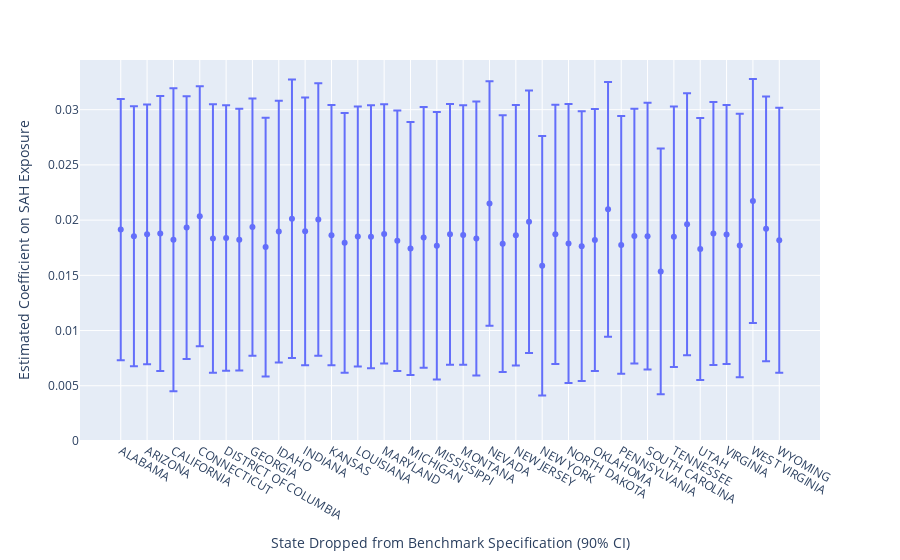

This figure's notebook cell:
### Code cell
drop_state = pd.DataFrame.from_dict(est_dict).transpose()
drop_state.columns = ['beta','se']
drop_state.reset_index(inplace=True)
drop_state.rename(columns = {'index': 'State Dropped'},inplace=True)

drop_state['CI (90%)'] = drop_state['se']*norm.ppf(0.95)

fig_drop = px.scatter(drop_state, x="State Dropped", y="beta", error_y="CI (90%)")

fig_drop.update_xaxes(title_text='State Dropped from Benchmark Specification (90% CI)')
fig_drop.update_yaxes(title_text='Estimated Coefficient on SAH Exposure',rangemode="tozero")


fig_drop.show()

fig_drop.write_image("../../output/plots/drop_states_main.png", 
                     width=1200, height=600, scale=3)

### Figure 1 — Plotly figure (JSON) as saved in the notebook; plotly's stock layout.template omitted (floating-point values rounded to 4 significant figures)
{"data": [{"error_y": {"array": [0.01183, 0.01177, 0.01175, 0.01245, 0.01372, 0.0119, 0.01177, 0.01216, 0.01203, 0.01185, 0.01164, 0.01171, 0.01185, 0.01261, 0.01212, 0.01234, 0.01178, 0.01176, 0.01177, 0.01191, 0.01174, 0.0118, 0.01145, 0.0118, 0.01211, 0.01181, 0.01175, 0.0124, 0.01108, 0.01162, 0.0118, 0.01187, 0.01175, 0.01173, 0.01263, 0.01221, 0.01186, 0.01154, 0.01166, 0.01153, 0.01208, 0.01112, 0.0118, 0.01186, 0.01186, 0.0119, 0.01172, 0.01193, 0.01104, 0.01199, 0.012]}, "hovertemplate": "State Dropped=%{x}<br>beta=%{y}<extra></extra>", "legendgroup": "", "marker": {"color": "#636efa", "symbol": "circle"}, "mode": "markers", "name": "", "orientation": "v", "showlegend": false, "type": "scatter", "x": ["ALABAMA", "ALASKA", "ARIZONA", "ARKANSAS", "CALIFORNIA", "COLORADO", "CONNECTICUT", "DELAWARE", "DISTRICT OF COLUMBIA", "FLORIDA", "GEORGIA", "HAWAII", "IDAHO", "ILLINOIS", "INDIANA", "IOWA", "KANSAS", "KENTUCKY", "LOUISIANA", "MAINE", "MARYLAND", "MASSACHUSETTS", "MICHIGAN", "MINNESOTA", "MISSISSIPPI", "MISSOURI", "MONTANA", "NEBRASKA", "NEVADA", "NEW HAMPSHIRE", "NEW JERSEY", "NEW MEXICO", "NEW YORK", "NORTH CAROLINA", "NORTH DAKOTA", "OHIO", "OKLAHOMA", "OREGON", "PENNSYLVANIA", "RHODE ISLAND", "SOUTH CAROLINA", "SOUTH DAKOTA", "TENNESSEE", "TEXAS", "UTAH", "VERMONT", "VIRGINIA", "WASHINGTON", "WEST VIRGINIA", "WISCONSIN", "WYOMING"], "xaxis": "x", "y": [0.01914, 0.01854, 0.01871, 0.01879, 0.01823, 0.01933, 0.02034, 0.01833, 0.01838, 0.01823, 0.01937, 0.01756, 0.01897, 0.02012, 0.01899, 0.02006, 0.01863, 0.01795, 0.01851, 0.01849, 0.01875, 0.01813, 0.01744, 0.01843, 0.01768, 0.01872, 0.01866, 0.01834, 0.02151, 0.01787, 0.01863, 0.01985, 0.01586, 0.01871, 0.01788, 0.01764, 0.0182, 0.02098, 0.01776, 0.01855, 0.01854, 0.01536, 0.01849, 0.01962, 0.01738, 0.01879, 0.01869, 0.01771, 0.02173, 0.01922, 0.01817], "yaxis": "y"}], "layout": {"legend": {"tracegroupgap": 0}, "margin": {"t": 60}, "xaxis": {"anchor": "y", "domain": [0, 1], "title": {"text": "State Dropped from Benchmark Specification (90% CI)"}}, "yaxis": {"anchor": "x", "domain": [0, 1], "rangemode": "tozero", "title": {"text": "Estimated Coefficient on SAH Exposure"}}}}
